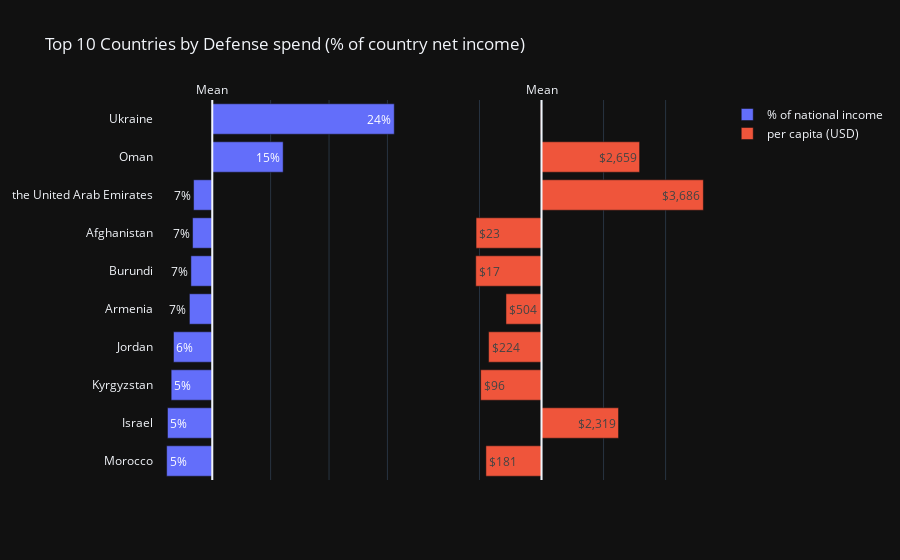

Notebook code for this chart:
### Code cell
fig = make_subplots(
    rows=1,
    cols=2,
    specs=[[{}, {}]],
    shared_xaxes=True,
    shared_yaxes=True
    )

fig.add_trace(go.Bar(
        x=values,
        y=countries,
        orientation='h',
        text=text,
        texttemplate='%{text:.0%}',
        name='% of national income'
    ),
    row=1,
    col=1
)

fig.add_trace(go.Bar(
        x=per_capita_data,
        y=per_capita_countries,
        orientation='h',
        text=per_capita_values,
        texttemplate='$%{text:,.0f}',
        textposition='inside',
        name='per capita (USD)'
    ),
    row=1,
    col=2
)

fig.add_vline(
    x=0,
    annotation_text='Mean',
    annotation_position='top'
)

fig.update_layout(
    title='Top 10 Countries by Defense spend (% of country net income)',
    xaxis=dict(
        showticklabels=False
    ),
    xaxis2=dict(
        showticklabels=False
    )
)

fig.show()

### Figure 1 — Plotly figure (JSON) as saved in the notebook; plotly's stock layout.template omitted (floating-point values rounded to 4 significant figures)
{"data": [{"name": "% of national income", "orientation": "h", "text": [0.04981, 0.05053, 0.05367, 0.05568, 0.0693, 0.07058, 0.072, 0.07285, 0.1496, 0.2447], "texttemplate": "%{text:.0%}", "type": "bar", "x": [-0.03906, -0.03835, -0.03521, -0.0332, -0.01957, -0.01829, -0.01688, -0.01602, 0.06072, 0.1559], "xaxis": "x", "y": ["Morocco", "Israel", "Kyrgyzstan", "Jordan", "Armenia", "Burundi", "Afghanistan", "the United Arab Emirates", "Oman", "Ukraine"], "yaxis": "y"}, {"name": "per capita (USD)", "orientation": "h", "text": [3686.0, 2659.0, 2319.0, 1065.0, 504.4, 224.2, 181.0, 96.41, 22.53, 17.36], "textposition": "inside", "texttemplate": "$%{text:,.0f}", "type": "bar", "x": [2609.0, 1581.0, 1241.0, -12.23, -573.1, -853.2, -896.5, -981.0, -1055.0, -1060.0], "xaxis": "x2", "y": ["the United Arab Emirates", "Oman", "Israel", "Ukraine", "Armenia", "Jordan", "Morocco", "Kyrgyzstan", "Afghanistan", "Burundi"], "yaxis": "y2"}], "layout": {"annotations": [{"showarrow": false, "text": "Mean", "x": 0, "xanchor": "center", "xref": "x", "y": 1, "yanchor": "bottom", "yref": "y domain"}, {"showarrow": false, "text": "Mean", "x": 0, "xanchor": "center", "xref": "x2", "y": 1, "yanchor": "bottom", "yref": "y2 domain"}], "shapes": [{"type": "line", "x0": 0, "x1": 0, "xref": "x", "y0": 0, "y1": 1, "yref": "y domain"}, {"type": "line", "x0": 0, "x1": 0, "xref": "x2", "y0": 0, "y1": 1, "yref": "y2 domain"}], "title": {"text": "Top 10 Countries by Defense spend (% of country net income)"}, "xaxis": {"anchor": "y", "domain": [0, 0.45], "showticklabels": false}, "xaxis2": {"anchor": "y2", "domain": [0.55, 1], "showticklabels": false}, "yaxis": {"anchor": "x", "domain": [0, 1]}, "yaxis2": {"anchor": "x2", "domain": [0, 1], "matches": "y", "showticklabels": false}}}
